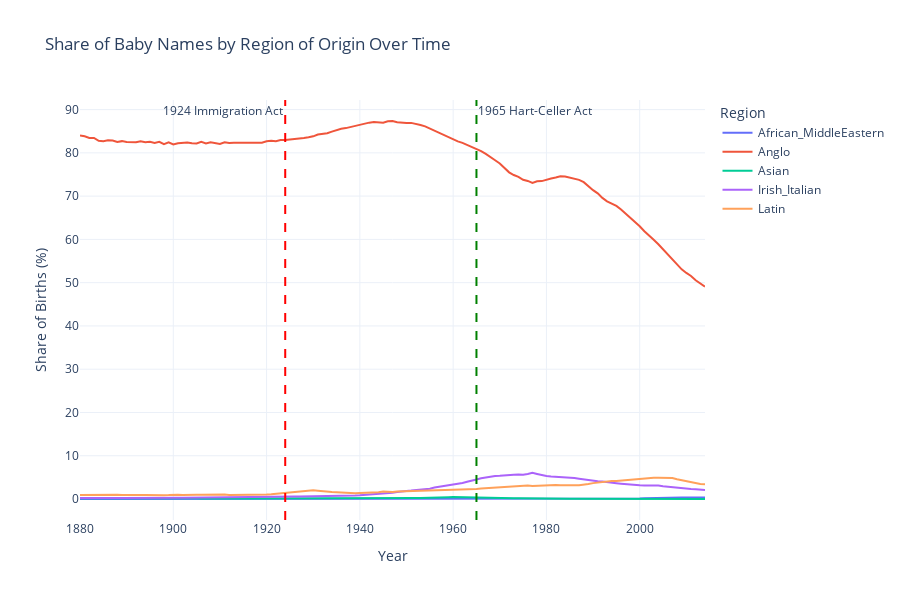

Source (notebook cell):
### Markdown cell above
## 4. Visualize Regional Trends Over Time

### Code cell
# Filter out 'Other' for clearer visualization
regions_to_plot = yearly_by_region[yearly_by_region['Origin_Region'] != 'Other']

fig = px.line(regions_to_plot, x='Year', y='Share', color='Origin_Region',
              title='Share of Baby Names by Region of Origin Over Time',
              labels={'Share': 'Share of Births (%)', 'Origin_Region': 'Region'},
              template='plotly_white')

# Add policy markers
fig.add_vline(x=1924, line_dash="dash", line_color="red", line_width=2,
              annotation_text="1924 Immigration Act", annotation_position="top left")
fig.add_vline(x=1965, line_dash="dash", line_color="green", line_width=2,
              annotation_text="1965 Hart-Celler Act", annotation_position="top right")

fig.update_layout(height=600, hovermode='x unified')
fig.show()

### Figure 1 — Plotly figure (JSON) as saved in the notebook; plotly's stock layout.template omitted (floating-point values rounded to 4 significant figures; data arrays with more than 128 entries replaced by an {"elided": "..."} marker saying what was removed)
{"data": [{"hovertemplate": "Region=African_MiddleEastern<br>Year=%{x}<br>Share of Births (%)=%{y}<extra></extra>", "legendgroup": "African_MiddleEastern", "line": {"color": "#636efa", "dash": "solid"}, "marker": {"symbol": "circle"}, "mode": "lines", "name": "African_MiddleEastern", "orientation": "v", "showlegend": true, "type": "scatter", "x": {"elided": "135 int values"}, "xaxis": "x", "y": {"elided": "135 float values"}, "yaxis": "y"}, {"hovertemplate": "Region=Anglo<br>Year=%{x}<br>Share of Births (%)=%{y}<extra></extra>", "legendgroup": "Anglo", "line": {"color": "#EF553B", "dash": "solid"}, "marker": {"symbol": "circle"}, "mode": "lines", "name": "Anglo", "orientation": "v", "showlegend": true, "type": "scatter", "x": {"elided": "135 int values"}, "xaxis": "x", "y": {"elided": "135 float values"}, "yaxis": "y"}, {"hovertemplate": "Region=Asian<br>Year=%{x}<br>Share of Births (%)=%{y}<extra></extra>", "legendgroup": "Asian", "line": {"color": "#00cc96", "dash": "solid"}, "marker": {"symbol": "circle"}, "mode": "lines", "name": "Asian", "orientation": "v", "showlegend": true, "type": "scatter", "x": {"elided": "135 int values"}, "xaxis": "x", "y": {"elided": "135 float values"}, "yaxis": "y"}, {"hovertemplate": "Region=Irish_Italian<br>Year=%{x}<br>Share of Births (%)=%{y}<extra></extra>", "legendgroup": "Irish_Italian", "line": {"color": "#ab63fa", "dash": "solid"}, "marker": {"symbol": "circle"}, "mode": "lines", "name": "Irish_Italian", "orientation": "v", "showlegend": true, "type": "scatter", "x": {"elided": "135 int values"}, "xaxis": "x", "y": {"elided": "135 float values"}, "yaxis": "y"}, {"hovertemplate": "Region=Latin<br>Year=%{x}<br>Share of Births (%)=%{y}<extra></extra>", "legendgroup": "Latin", "line": {"color": "#FFA15A", "dash": "solid"}, "marker": {"symbol": "circle"}, "mode": "lines", "name": "Latin", "orientation": "v", "showlegend": true, "type": "scatter", "x": {"elided": "135 int values"}, "xaxis": "x", "y": {"elided": "135 float values"}, "yaxis": "y"}], "layout": {"annotations": [{"showarrow": false, "text": "1924 Immigration Act", "x": 1924, "xanchor": "right", "xref": "x", "y": 1, "yanchor": "top", "yref": "y domain"}, {"showarrow": false, "text": "1965 Hart-Celler Act", "x": 1965, "xanchor": "left", "xref": "x", "y": 1, "yanchor": "top", "yref": "y domain"}], "height": 600, "hovermode": "x unified", "legend": {"title": {"text": "Region"}, "tracegroupgap": 0}, "shapes": [{"line": {"color": "red", "dash": "dash", "width": 2}, "type": "line", "x0": 1924, "x1": 1924, "xref": "x", "y0": 0, "y1": 1, "yref": "y domain"}, {"line": {"color": "green", "dash": "dash", "width": 2}, "type": "line", "x0": 1965, "x1": 1965, "xref": "x", "y0": 0, "y1": 1, "yref": "y domain"}], "title": {"text": "Share of Baby Names by Region of Origin Over Time"}, "xaxis": {"anchor": "y", "domain": [0, 1], "title": {"text": "Year"}}, "yaxis": {"anchor": "x", "domain": [0, 1], "title": {"text": "Share of Births (%)"}}}}
